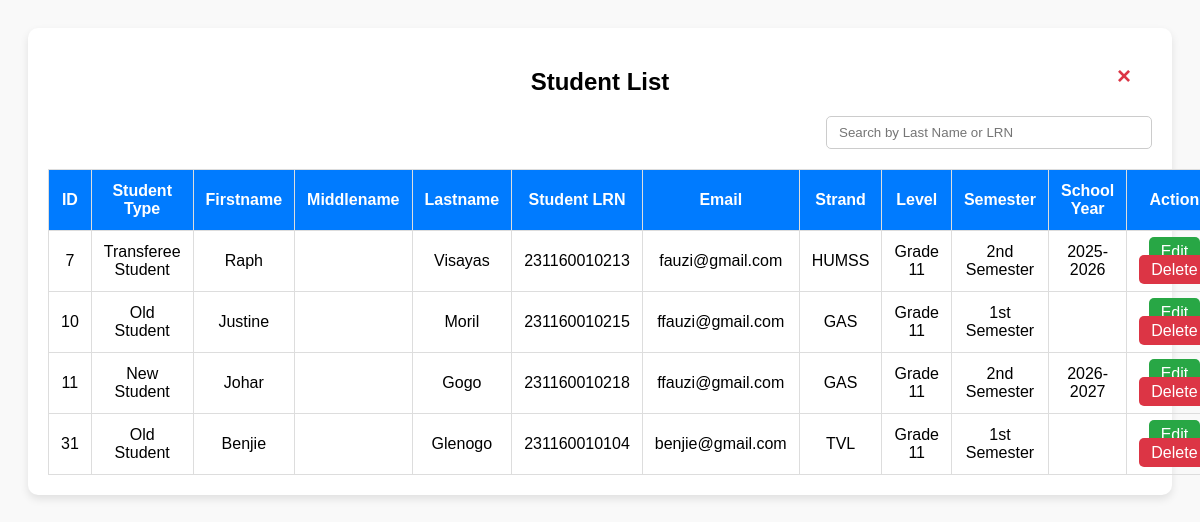
Screenshot of /add_users.php with the database file from the repository.
### tables this page shows
CREATE TABLE `students` (
  `id` int(11) NOT NULL,
  `student_type` varchar(50) DEFAULT NULL,
  `fName` varchar(50) DEFAULT NULL,
  `mName` varchar(50) DEFAULT NULL,
  `lName` varchar(50) DEFAULT NULL,
  `extName` varchar(10) DEFAULT NULL,
  `birthdate` date DEFAULT NULL,
  `age` int(11) DEFAULT NULL,
  `place` varchar(100) DEFAULT NULL,
  `student_id` varchar(20) DEFAULT NULL,
  `religion` varchar(50) DEFAULT NULL,
  `gender` varchar(10) DEFAULT NULL,
  `street` varchar(100) DEFAULT NULL,
  `city` varchar(50) DEFAULT NULL,
  `state` varchar(50) DEFAULT NULL,
  `country` varchar(50) DEFAULT NULL,
  `zip` varchar(10) DEFAULT NULL,
  `email` varchar(100) DEFAULT NULL,
  `contactNumber` varchar(20) DEFAULT NULL,
  `strand` varchar(50) DEFAULT NULL,
  `level` varchar(20) DEFAULT NULL,
  `semester` varchar(20) DEFAULT NULL,
  `school_year` varchar(20) DEFAULT NULL,
  `is_approved` enum('approved','reject') NOT NULL,
  `registered_at` timestamp NOT NULL DEFAULT current_timestamp()
);

### add_users.php (the view, shortened to what this page needs)
<?php
include 'db.php';
$result = $conn->query("SELECT * FROM students");
?>
<!DOCTYPE html>
<html lang="en">
<head>
  <link rel="stylesheet" href="addstudent.css">
</head>
<body>
  <div class="container">
  <a href="javascript:history.back()" class="close-btn" title="Go Back">×</a>
    <h2>Student List</h2>
    <div class="search-bar">
      <input type="text" id="searchInput" placeholder="Search by Last Name or LRN" onkeyup="searchTable()">
    </div>
    <table id="studentTable">
      <thead>
        <tr>
          <th>ID</th>
          <th>Student Type</th>
          <th>Firstname</th>
          <th>Middlename</th>
          <th>Lastname</th>
          <th>Student LRN</th>
          <th>Email</th>
          <th>Strand</th>
          <th>Level</th>
          <th>Semester</th>
          <th>School Year</th>
          <th>Action</th>
        </tr>
      </thead>
      <tbody>
        <?php while ($row = $result->fetch_assoc()): ?>
        <tr>
          <td><?= htmlspecialchars($row['id']) ?></td>
          <td><?= htmlspecialchars($row['student_type']) ?></td>
          <td><?= htmlspecialchars($row['fName']) ?></td>
          <td><?= htmlspecialchars($row['mName']) ?></td>
          <td><?= htmlspecialchars($row['lName']) ?></td>
          <td><?= htmlspecialchars($row['student_id']) ?></td>
          <td><?= htmlspecialchars($row['email']) ?></td>
          <td><?= htmlspecialchars($row['strand']) ?></td>
          <td><?= htmlspecialchars($row['level']) ?></td>
          <td><?= htmlspecialchars($row['semester']) ?></td>
          <td><?= htmlspecialchars($row['school_year']) ?></td>
          <td>
            <a href="edit_student.php?id=<?= $row['id'] ?>" class="btn btn-edit">Edit</a>
            <a href="delete_student.php?id=<?= $row['id'] ?>" class="btn btn-delete" onclick="return confirm('Are you sure you want to delete this student?')">Delete</a>
          </td>
        </tr>
        <?php endwhile; ?>
      </tbody>
    </table>
  </div>
</body>
</html>

### addstudent.css (style rules this page uses)
body { font-family: Arial, sans-serif; padding: 20px; background-color: #f9f9f9; }
.container { max-width: 1200px; margin: auto; background-color: white; padding: 20px; border-radius: 10px; box-shadow: 0 4px 8px rgba(0,0,0,0.1); }
h2 { text-align: center; margin-bottom: 20px; }
.search-bar { margin-bottom: 20px; text-align: right; }
.search-bar input { padding: 8px 12px; width: 300px; border: 1px solid #ccc; border-radius: 5px; }
table { width: 100%; border-collapse: collapse; }
th, td { padding: 12px; border: 1px solid #ddd; text-align: center; }
th { background-color: #007BFF; color: white; }
.btn { padding: 6px 12px; border: none; border-radius: 5px; cursor: pointer; color: white; text-decoration: none; }
.btn-edit { background-color: #28a745; }
.btn-delete { background-color: #dc3545; }
.close-btn { position: absolute; top: 30px; right: 30px; font-size: 24px; font-weight: bold; color: #dc3545; text-decoration: none; background: none; border: 2px solidrgb(245, 234, 235); border-radius: 10%; width: 36px; height: 36px; display: flex; align-items: center; justify-content: center; transition: background 0.2s ease; }
.container { position: relative; }

### rows the page displays
students: id "7", student_type "Transferee Student", fName "Raph", lName "Visayas", student "231160010213", email "fauzi@gmail.com", strand "HUMSS", level "Grade 11", semester "2nd Semester", school_year "2025-2026"
students: id "10", student_type "Old Student", fName "Justine", lName "Moril", student "231160010215", email "ffauzi@gmail.com", strand "GAS", level "Grade 11", semester "1st Semester"
students: id "11", student_type "New Student", fName "Johar", lName "Gogo", student "231160010218", email "ffauzi@gmail.com", strand "GAS", level "Grade 11", semester "2nd Semester", school_year "2026-2027"
students: id "31", student_type "Old Student", fName "Benjie", lName "Glenogo", student "231160010104", email "benjie@gmail.com", strand "TVL", level "Grade 11", semester "1st Semester"
